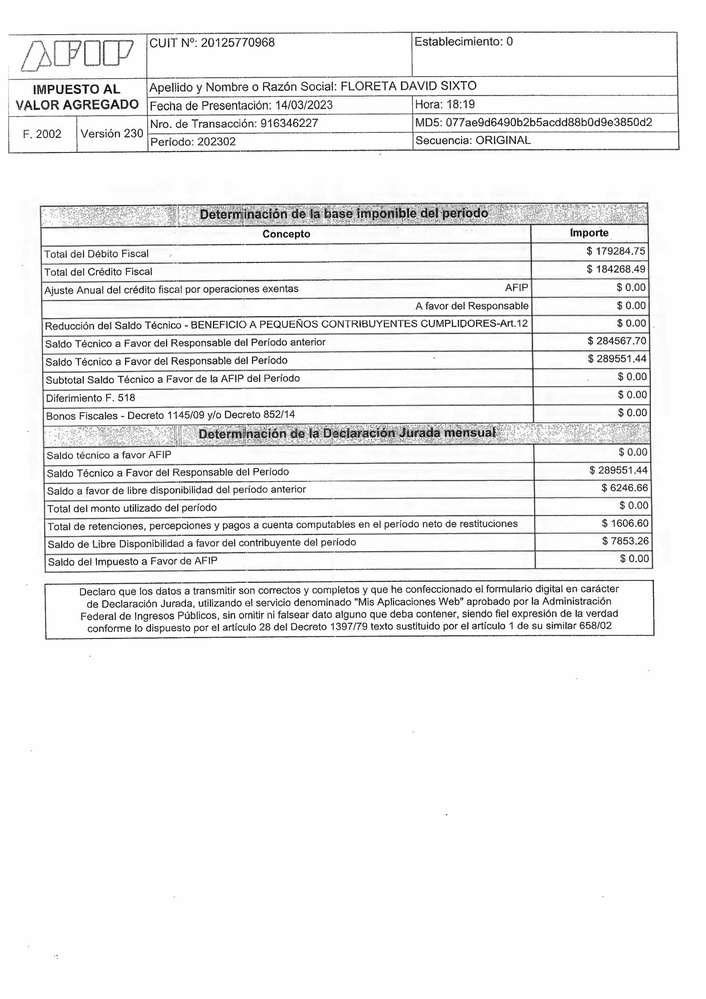
#> input picture IVA/pagina_0.jpg, 706 x 999 px, shrunk from 1654 x 2339 before the run
$ python -i ocr_preprocessing_Rotate.py   (imports and definitions only)
#> lines starting #> are read from the running program, lines starting #| are printed output that depends on the picture; after the words box and inside, x2 and y2 are one past the last pixel; in counts of white or black regions, pixels touching at a corner belong together
#> further down, picture is the input picture: shape (999, 706, 3); min 0, max 255, mean 238.6
import numpy as np
from skimage.transform import (hough_line, hough_line_peaks)
from scipy.stats import mode
from skimage.filters import threshold_otsu, sobel
import cv2
import math

# [89 lines left out: functions rotate_image, binarizeImage, findEdges, check90DegreeRotation, findTiltAngle, rotateImage and 1 more, not called in this run]

def correction_page_pdf(image):
    #normalization and remove Noise
    norm_img   = np.zeros((image.shape[0], image.shape[1]))
    image      = cv2.normalize(image, norm_img, -125, 300, cv2.NORM_MINMAX)
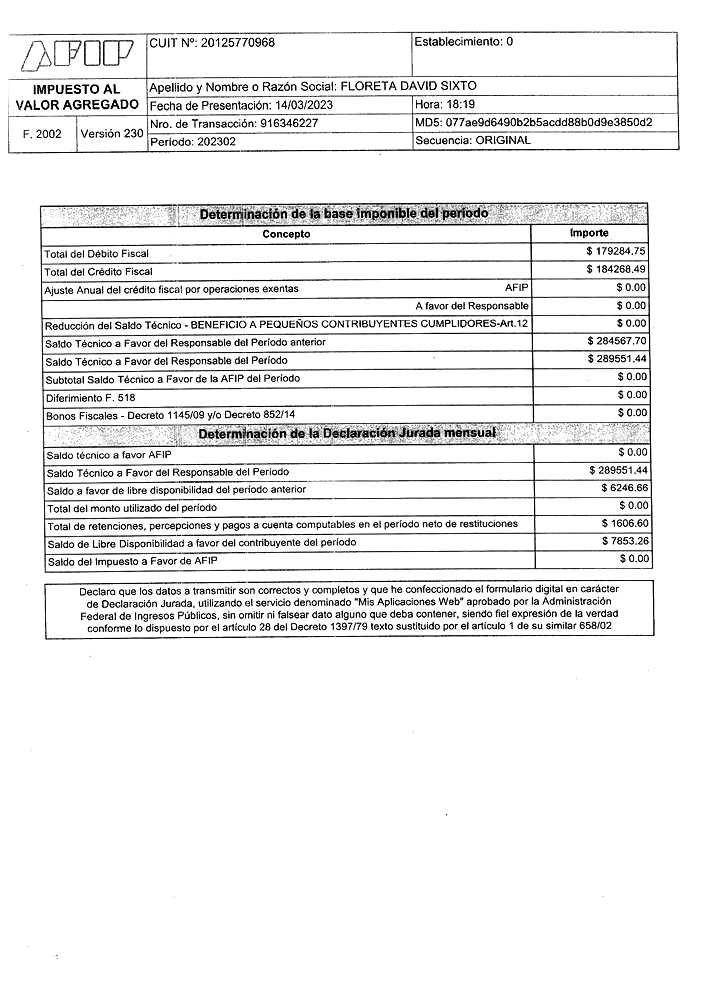
#> image: shape (999, 706, 3); min 0, max 255, mean 237
    #image to gray and binarization
    gray_img   = cv2.cvtColor(image, cv2.COLOR_BGR2GRAY)

    # 1. Desenfoque Gaussiano
    blurred = cv2.GaussianBlur(gray_img, (3, 3), 0)

    # 3. Adaptive Thresholding
    binary_adaptive = cv2.adaptiveThreshold(blurred, 255, cv2.ADAPTIVE_THRESH_GAUSSIAN_C, cv2.THRESH_BINARY, 5,3)
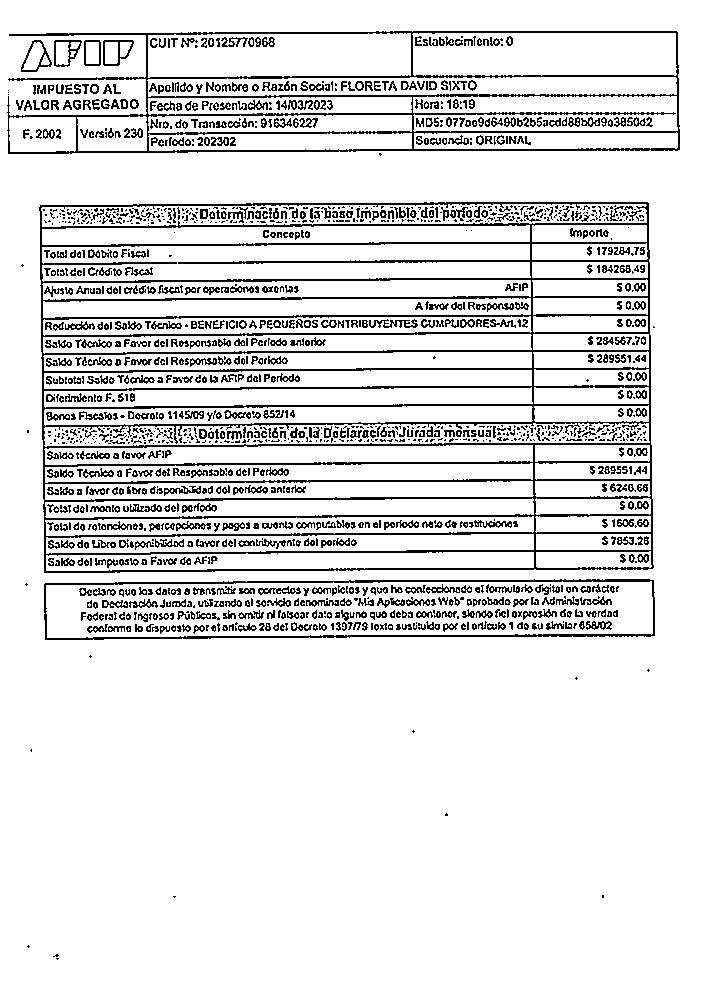
#> binary_adaptive: shape (999, 706); 88.4% white; black in thin lines or dots, all inside (x1, y1, x2, y2) = (7, 31, 680, 960)
    # 4. Erosión y dilatación
    kernel = np.ones((2, 2), np.uint8)
    erosion = cv2.erode(binary_adaptive, kernel, iterations=1)
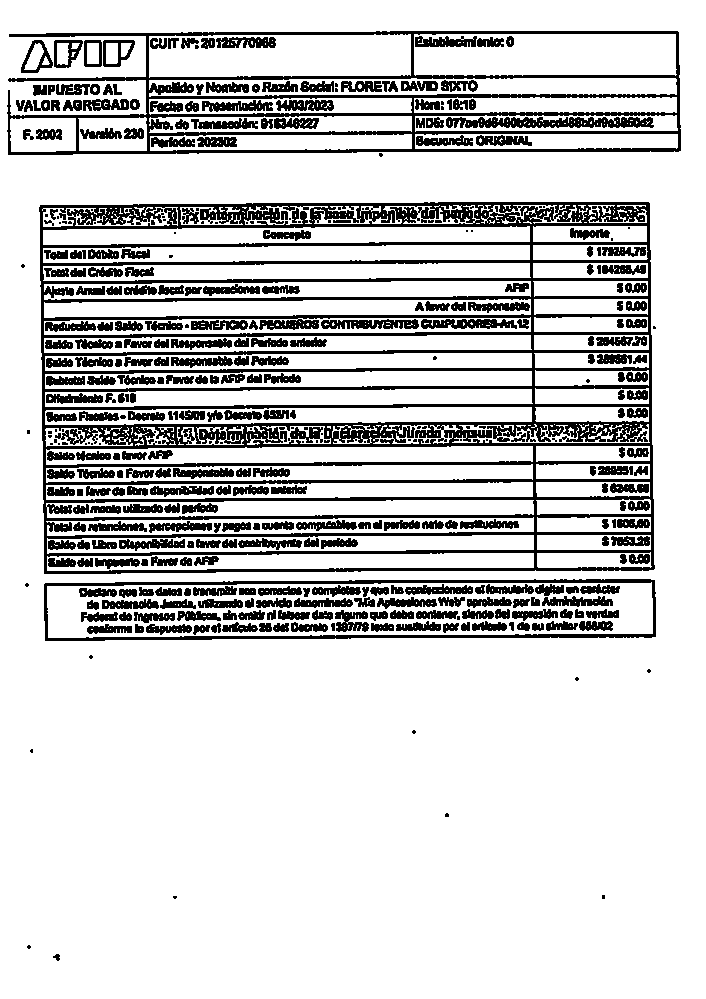
#> erosion: shape (999, 706); 81.2% white; 407 black regions (93 under 20 px), largest, box (x1, y1, x2, y2) and area: (39, 202, 655, 574) 55283, (7, 31, 681, 155) 13571, (44, 579, 656, 641) 4292
    dilation = cv2.dilate(erosion, kernel, iterations=1)
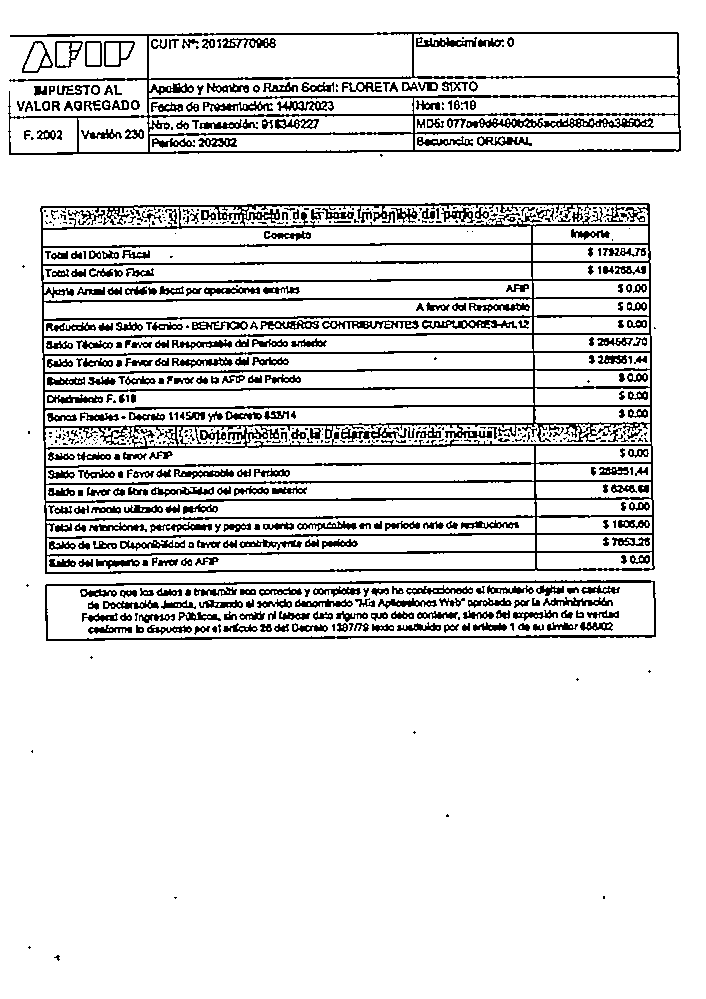
#> dilation: shape (999, 706); 87.6% white; black in thin lines or dots, all inside (x1, y1, x2, y2) = (8, 32, 681, 961)
    #cv2.imwrite("pagina procesada_dil.jpg", dilation)
    processed_image =binary_adaptive
    return processed_image

>>> import cv2
>>> picture = cv2.imread('../IVA/pagina_0.jpg')
>>> result = correction_page_pdf(picture)
